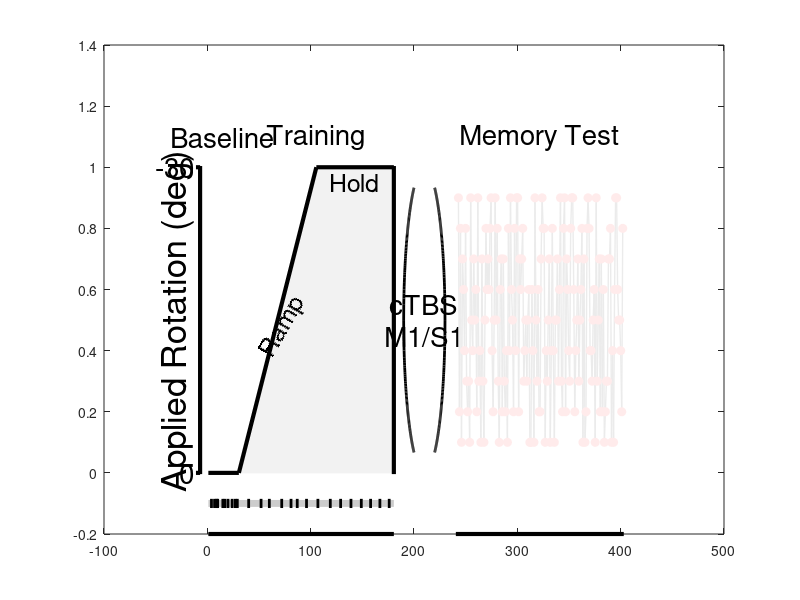

This figure's MATLAB source: (Note: this script raises an error after producing the figure.)

clc
clear
close  

%% CSV file generating Settings

% If you want to generate new set of data for memory test for the specified conditions
% below, other than what already exists, switch this on.

GEN_Data        = 0;

conditions      = {'imClampS1', 'imClampM1', 'imClampSham', ...
                   '24ClampS1', '24ClampM1', '24ClampSham', ...
                   ...
                   ...
                   ...
                   'imNull', 'imClamp', '24Clamp'};


% number of subjects per condition
nSubject        = 20;


% other needed info is specified below in the design plot settings

%% Design Plot Settings

% Either 0 or 1 
TMSpresent      = 1;

nBaseNofeed     = 0;
nBaseFeed       = 30;
nClamp          = 150;
ClampValue      = 1;
distanceTMS     = 30;


candidateDir    = -10:5:30;
repcandidateDir = 18;

nBaseline       = nBaseNofeed+nBaseFeed;
nCandidateDir   = numel(candidateDir);
nTest           = nCandidateDir*repcandidateDir;
nTotal          = nTest + nBaseline + nClamp;


x0 = nClamp+nBaseline+distanceTMS;
y0 = ClampValue/2;
a  = 20;
b  = .5*ClampValue;

dist = distanceTMS*TMSpresent;


%% Random Seq

    % a block consisted of nCandRep of Canidate directions is made and shuffled
    nCandRep    = 2;

    % No consecutive Trials can have a rotation difference equal or more than
    % threshold value defined below
    thr         = 80;

    len_block   = nCandRep*numel(candidateDir);
    block       = repmat(candidateDir, [1, nCandRep]);
    
    if ~GEN_Data
        conditions = 1;
        nSubject   = 1;
    end
    
    for cond = 1:numel(conditions)
        for sbj = 1:nSubject

            %------------------------------------------------------------------
            % generating a random order for a single subject

            step        = 0;
            trig_in     = 0;
            trig_out    = 0;
            TestRot     = [];

            while numel(TestRot) < nTest    
                step = step + 1;    
                while ~trig_in    
                    tmp = block(randperm(len_block));
                    if sum(abs(diff(tmp)) >= thr) == 0
                        trig_in = 1;
                    end
                end

                trig_in = 0;
                TestRot = [TestRot, tmp];

                if step > 1 
                    if abs(diff(TestRot((step-1)*len_block:(step-1)*len_block+1))) >= thr
                        step     = step - 1;
                        trig_out = 1;
                        TestRot((step-1)*len_block+1:step*len_block) = [];
                    end
                    trig_out = 0;
                end
            end

            TestRot = TestRot(1:nTest);

            % figure('color', 'w', 'Position', [300, 400, 1500, 400]);
            % plot(TestRot, '-k', 'LineWidth', 2); hold on
            % plot(TestRot, 'o', 'MarkerFaceColor', 'r');
            % box off


            %------------------------------------------------------------------
            % Storing the generated random order in a CSV file used in robot

            Table       = TestRot(:);
            Table(:, 2) = Table;
            Table(:, 1) = 0:length(Table)-1;
            Table       = num2cell(Table);
            Table(:, 4) = num2cell(1:length(Table));
            Table(:, 5) = num2cell(zeros(length(Table), 1));

            for i = 1:length(Table)
                Table{i, 3} = ['direction', num2str(Table{i, 2})];
            end

            title = {'', 'direction', 'type', 'trial', 'target.direction'};

            Table  = [title; Table];
            
            if GEN_Data
            
                if ~exist([pwd, '/../csv_files/'], 'dir')
                    mkdir([pwd, '/../csv_files/'])
                end

                if ~exist([pwd, '/../csv_files/', conditions{cond}], 'dir')
                    mkdir([pwd, '/../csv_files/', conditions{cond}])
                end

                if sbj < 10
                    SN = ['Sub00', num2str(sbj)];
                else
                    SN = ['Sub0', num2str(sbj)];
                end

                if ~exist([pwd, '/../csv_files/', conditions{cond}, '/', conditions{cond}, '_', SN], 'dir')
                    mkdir([pwd, '/../csv_files/', conditions{cond}, '/', conditions{cond}, '_', SN]);
                end

                nFiles = dir([pwd, '/../csv_files/', conditions{cond}, '/', conditions{cond}, '_', SN, '/*.csv']);
                nFiles = size(nFiles, 1); 
                if ~nFiles
                    writecell(Table, [pwd, '/../csv_files/', conditions{cond}, '/', conditions{cond}, '_', SN, '/', conditions{cond}, '_', SN,'_RecogTest_v1.csv']);
                else
                    writecell(Table, [pwd, '/../csv_files/', conditions{cond}, '/', conditions{cond}, '_', SN, '/', conditions{cond}, '_', SN,'_RecogTest_v', num2str(nFiles+1),'.csv']);
                end
                
            end
            clear Table

        end
    end

%% Area filling

figure('color', 'w', 'Position', [300, 400, 1300, 500]);
     

    fill([nBaseline+.5, nBaseline+75+.5, nBaseline+nClamp+.5, nBaseline+nClamp+.5, nBaseline+.5], ...
        [0, ClampValue, ClampValue, 0, 0], ...
            .95*[1, 1, 1], 'EdgeColor', .95*[1, 1, 1]); hold 


%% Lines

LW1 = 3;

% horizontal lines
adjH = 1;
% line([0, nTotal+2*dist], [0, 0], 'color', 'k')
line([1, nBaseline+.5], [0, 0], 'color', 'k', 'LineWidth', LW1);
line([1, 180+.5], [-.2, -.2], 'color', 'k', 'LineWidth', LW1);
line([nBaseline+75+.5, nBaseline+nClamp+.5], [ClampValue, ClampValue], 'color', 'k', 'LineWidth', LW1);
line([2*dist+nBaseline+nClamp+.5, 2*dist+nTotal+adjH], [-.2, -.2], 'color', 'k', 'LineWidth', LW1);


% diognal
line([nBaseline+.5, nBaseline+75+.5], [0, ClampValue], 'color', 'k', 'LineWidth', LW1);

% vertical lines
adjV = .004;
% line([nBaseline+.5, nBaseline+.5], [0-adjV, ClampValue+adjV], 'color', 'k', 'LineWidth', LW1);
line([nBaseline+nClamp+.5, nBaseline+nClamp+.5], [0-adjV, ClampValue+adjV], 'color', 'k', 'LineWidth', LW1); hold on

% More lines

line([1, 180.5], [-.1, -.1], 'color', .8*[1,1,1], 'LineWidth', 5);

nofeedtrials = [4, 7, 9, 10, 15, 17, 20, 24, 27, 29, 30+[10, 22, 30, 42, 51, 57, 66, 77, 89, 99, 109, 119, 128, 137, 146]];
for i = nofeedtrials
    line([i, i], [-.085, -.115], 'color', 'k', 'LineWidth', 2);
end


line([-7, -7], [0-adjV, 1+adjV], 'color', 'k', 'LineWidth', LW1);
line([-11, -7], [0, 0], 'color', 'k', 'LineWidth', LW1);
line([-11, -7], [1, 1], 'color', 'k', 'LineWidth', LW1);

text(-12, 0, '0', 'FontSize', 20, 'HorizontalAlignment', 'right')
text(-12, 1, '-30', 'FontSize', 20, 'HorizontalAlignment', 'right')
text(-30, .5, 'Applied Rotation (deg)', 'FontSize', 25, 'HorizontalAlignment', 'center', 'rotation', 90)


%% TMS

if TMSpresent == 1
    
x1 = x0-a:.1:x0-10;
x2 = x0+a:-.1:x0+10;

y1 = sqrt(b^2 - ((b/a)^2*(x1-x0).^2));
y2 = sqrt(b^2 - ((b/a)^2*(x2-x0).^2));

LW2 = 2;
plot(x1, y1+y0, 'color', 'k', 'LineWidth', LW2); hold on
plot(x1, -y1+y0, 'color', 'k', 'LineWidth', LW2); hold on
plot(x2, y2+y0, 'color', 'k', 'LineWidth', LW2); hold on
plot(x2, -y2+y0, 'color', 'k', 'LineWidth', LW2); hold on

text(x0, y0, {'cTBS', 'M1/S1'}, 'HorizontalAlignment', 'Center', 'FontSize', 20);

end


%% Random Seq in Design plot


col1      = [0, 0, 0];
col2      = [1, 0, 0];

fade_rate = .92;
col1_fade = col1+(1-col1)*fade_rate;
col2_fade = col2+(1-col2)*fade_rate;

adj_deg          = .8;
adj_trial        = 2;


exampleTestRot   = adj_deg*(TestRot-min(TestRot))/max(TestRot-min(TestRot))+(1-adj_deg)/2;
exampleTestTrial = adj_trial+2*dist+nBaseline+nClamp+(1:nTest)*((nTest-adj_trial)/nTest);

plot(exampleTestTrial, exampleTestRot, ...
        '-', 'LineWidth', 1, 'color', col1_fade); hold on
plot(exampleTestTrial, exampleTestRot, ...
        'o', 'MarkerFaceColor', col2_fade, 'MarkerEdgeColor', col2_fade);



%% Title text

fntSize = 20;

% % Limited Feedback
% text(nBaseNofeed/2, ClampValue/2, 'Limited Feedback', ...
%         'HorizontalAlignment', 'Center', 'FontSize', fntSize, 'Rotation',90);

% Veridical Feedback   
text((nBaseNofeed+nBaseFeed)/2, 1.1*ClampValue, 'Baseline', ...
        'HorizontalAlignment', 'Center', 'FontSize', fntSize, 'Rotation',0);

%Clamped Feedback
text(nBaseNofeed+nBaseFeed+nClamp/2, 1.1*ClampValue, 'Training', ...
         'HorizontalAlignment', 'Center', 'FontSize', fntSize);

% Memory Test
text(2*dist+nBaseNofeed+nBaseFeed+nClamp+nTest/2, 1.1*ClampValue, 'Memory Test', ...
        'HorizontalAlignment', 'Center', 'FontSize', fntSize);

    
%% Text

text(nBaseline+75+75/2, .95*ClampValue, 'Hold', ...
    'HorizontalAlignment', 'Center', 'FontSize', fntSize-2);
text(nBaseline+75/2+5, .48, 'Ramp', ...
    'HorizontalAlignment', 'Center', 'FontSize', fntSize-2, 'Rotation',60);


putTick(1, LW1, 0, dist);
putTick(nBaseline+75+1, LW1, 0, dist);
% putTick(nBaseNofeed, LW1, 0, dist);
putTick(nBaseline, LW1, 0, dist);
putTick(nBaseline+nClamp, LW1, 0, dist);
putTick(nTotal, LW1, 1, dist);

if TMSpresent == 1
    putTick(nBaseline+nClamp+.001, LW1, 1, dist);
end


%% Figure Control

axis off

xlim([-15, nTotal+2*dist+1.5]);
ylim([-.25, ClampValue+.1]);
text((nTotal+2*distanceTMS)/2, -.15-.2, 'Trial Number', 'FontSize', 25, ...
        'HorizontalAlignment', 'Center');

%% Functions

function putTick(loc, linewidth, TMSpresent, dist)

    if (TMSpresent)    
        line([2*dist+loc+.5, 2*dist+loc+.5], [0.004, -.03]-.2, 'color', 'k', 'LineWidth', linewidth);
        text(2*dist+loc+.5, -.07-.2, num2str(ceil(loc)), ...
                'HorizontalAlignment', 'Center', 'FontSize', 20);
    else    
        line([loc+.5, loc+.5], [0.004, -.03]-.2, 'color', 'k', 'LineWidth', linewidth);
        text(loc+.5, -.07-.2, num2str(loc), ...
                'HorizontalAlignment', 'Center', 'FontSize', 20);      
    end

end
